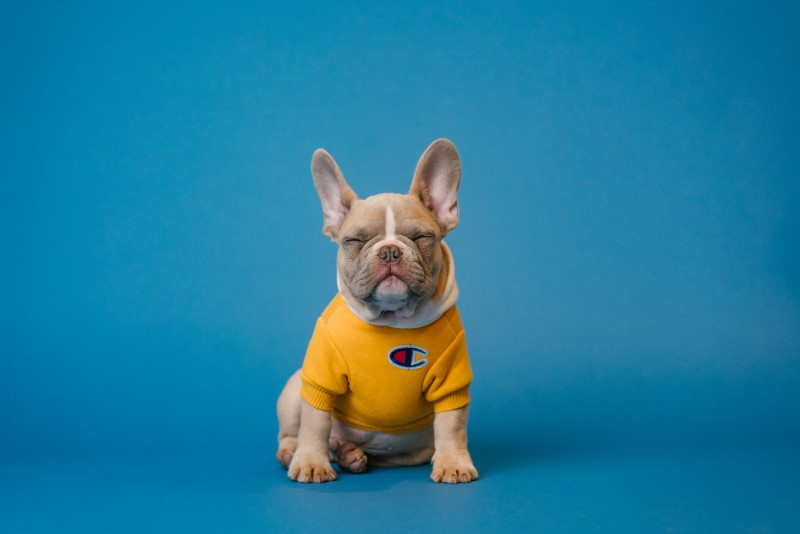
#> input picture Advanced/dog-two.jpg, 800 x 534 px
$ python threshold.py
#> lines starting #> are read from the running program, lines starting #| are printed output that depends on the picture; after the words box and inside, x2 and y2 are one past the last pixel; in counts of white or black regions, pixels touching at a corner belong together
import cv2 as cv

img = cv.imread('dog-two.jpg')
#> img is the input picture: shape (534, 800, 3); mean B, G, R 156.9, 125.2, 34
cv.imshow('Dog', img)

gray = cv.cvtColor(img, cv.COLOR_BGR2GRAY)
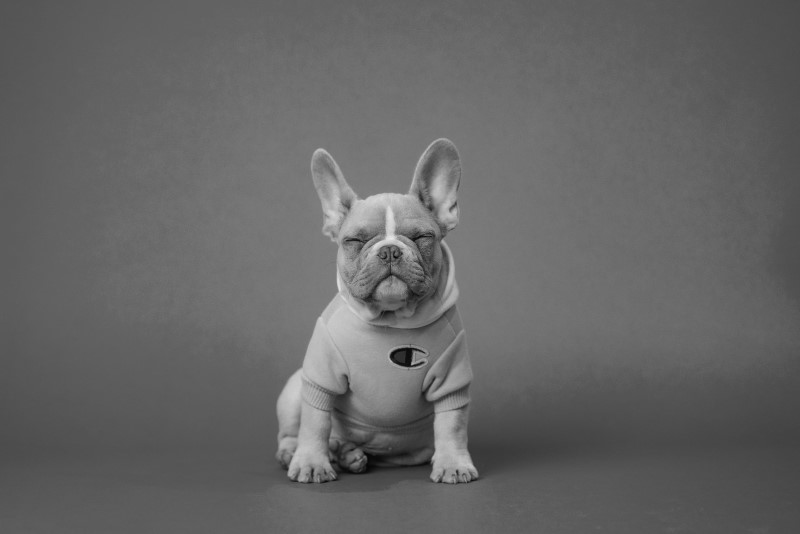
#> gray: shape (534, 800); min 4, max 233, mean 101.6
cv.imshow('Gray', img)

#simple thresholding
# By adjusting the 150 we are adjusting the minimum amount to change to white
threshold, thresh = cv.threshold(gray, 150, 255, cv.THRESH_BINARY )
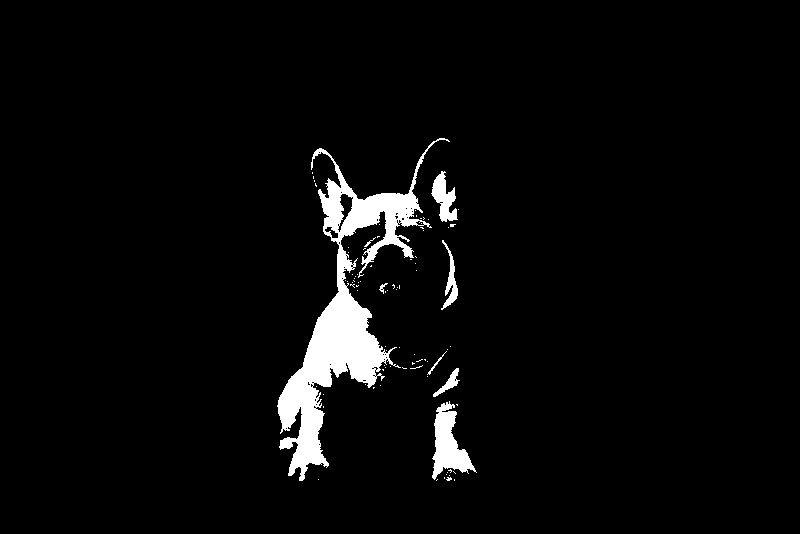
#> thresh: shape (534, 800); 3.8% white; 86 white regions (78 under 20 px), largest, box (x1, y1, x2, y2) and area: (277, 138, 450, 481) 13033, (432, 401, 477, 480) 1640, (431, 171, 458, 222) 702
cv.imshow('Simple Thresholded', thresh)

threshold, thresh_inv = cv.threshold(gray, 150, 255, cv.THRESH_BINARY_INV )
cv.imshow('Simple Thresholded', thresh_inv)

# Adoptive thresholding
adaptive_thresh = cv.adaptiveThreshold(gray, 255, cv.ADAPTIVE_THRESH_MEAN_C, cv.THRESH_BINARY, 11, 3)
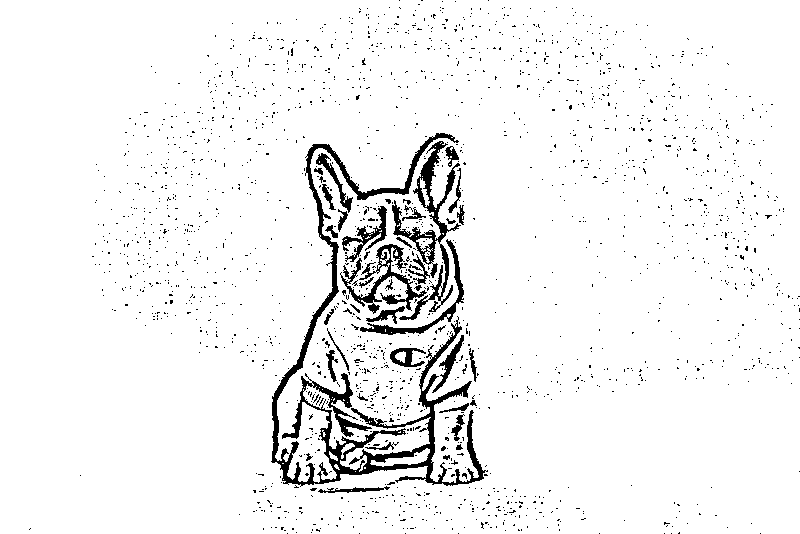
#> adaptive_thresh: shape (534, 800); 94.8% white; 1977 black regions (1934 under 20 px), largest, box (x1, y1, x2, y2) and area: (271, 133, 488, 487) 8841, (392, 141, 461, 320) 2478, (340, 244, 427, 314) 1465
cv.imshow('Adaptive Threshold', adaptive_thresh)

#cv.ADAPTIVE_THRESH_GAUSSIAN_C

cv.waitKey(0)
